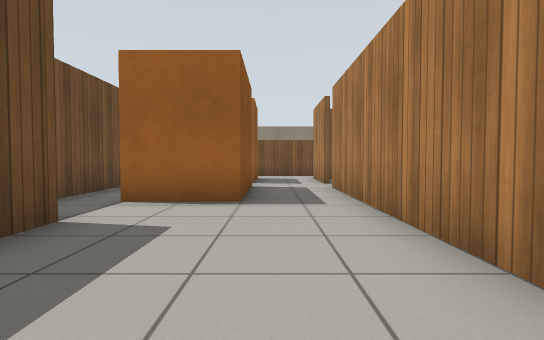
View 1 (above)

22 first-person views from a walk through a robot-simulator world made for Gazebo. The camera is 0.72 m above the floor, tilts 2° down and sees 80° across. The floor is counted in squares, 1 m on a side. Each view is taken from the middle of a square. On the plan, view 1 faces up. The plan holds only what a view shows up to about 10 squares ahead; the rest is blank. Gazebo's built-in surfaces are drawn with simple patterns.

View 2
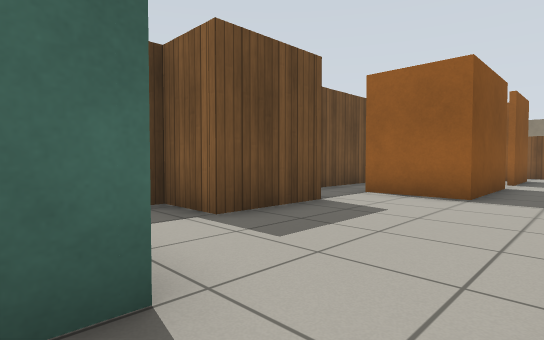

View 3
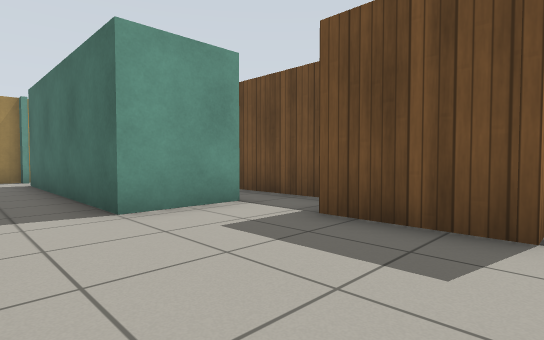

View 4
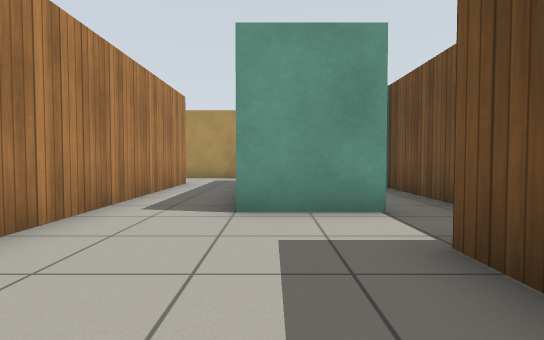

View 5
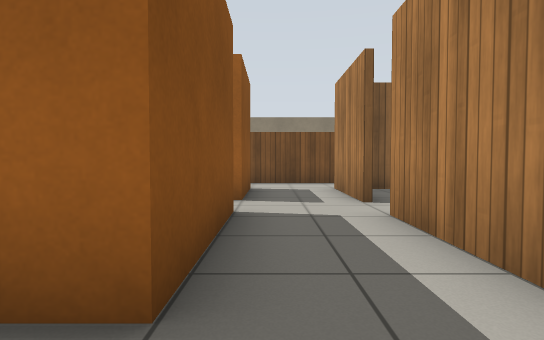

View 6
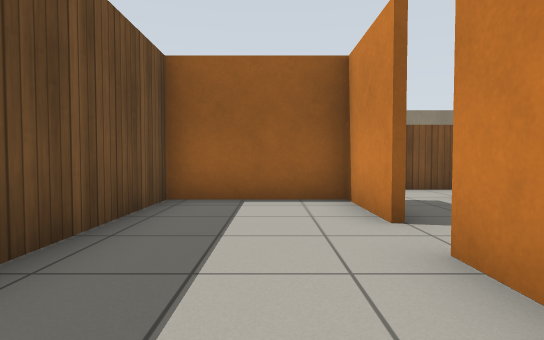

View 7
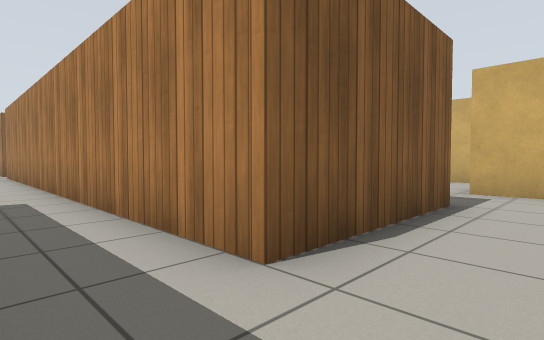

View 8
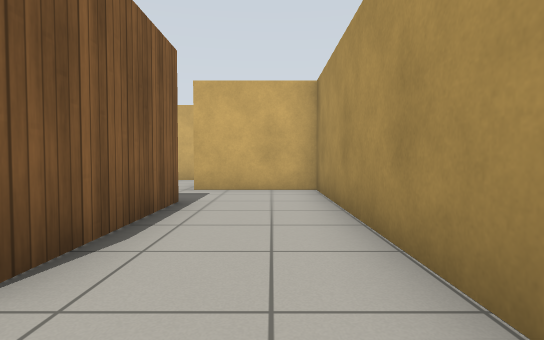

View 9
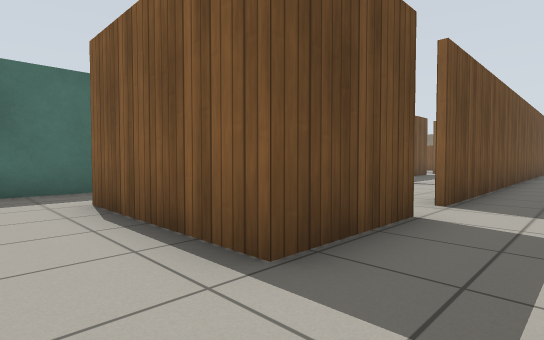

View 10
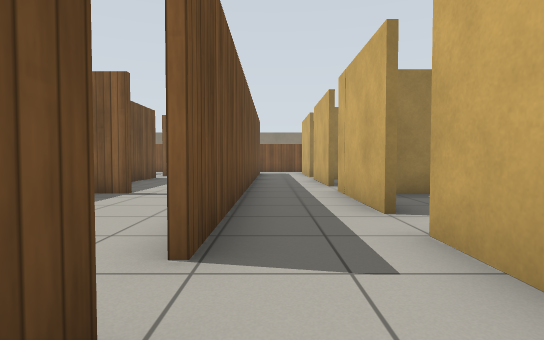

View 11
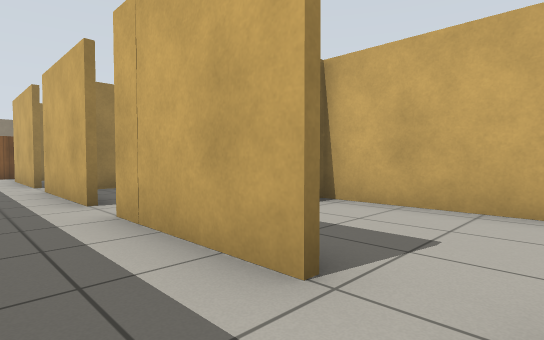

View 12
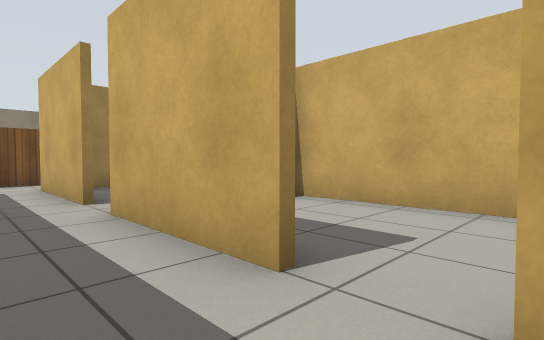

View 13
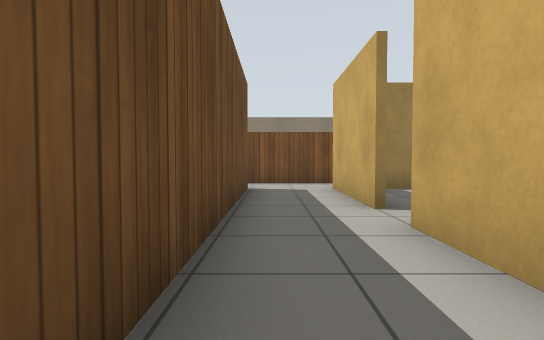

View 14
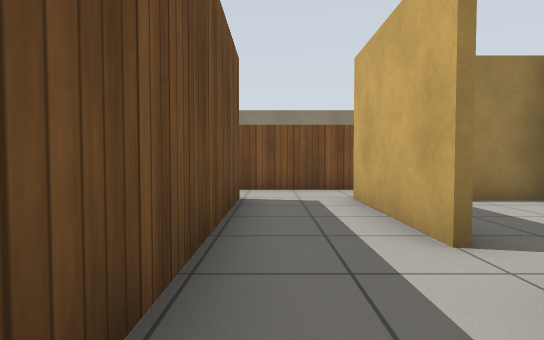

View 15
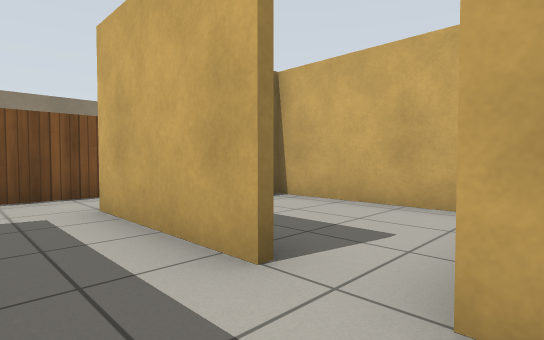

View 16
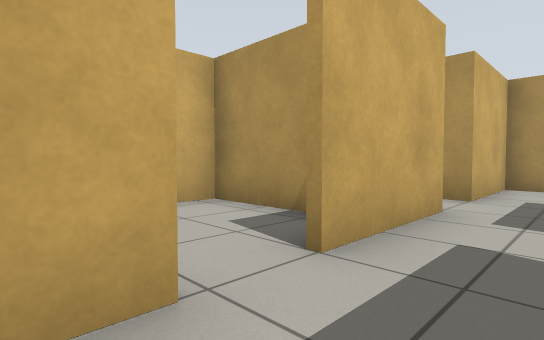

View 17
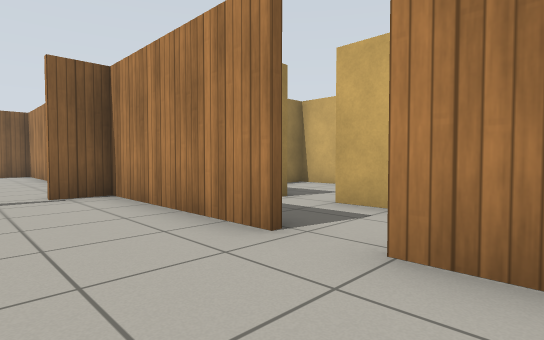

View 18
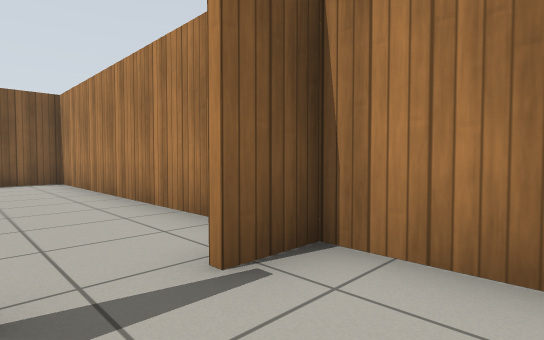

View 19
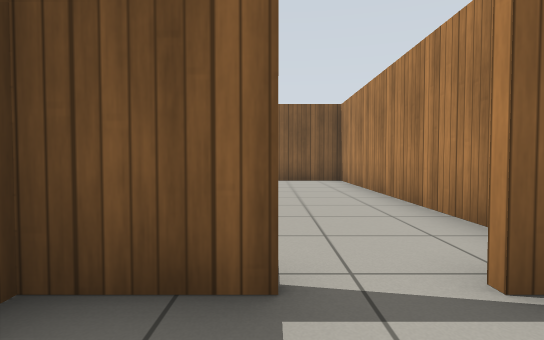

View 20
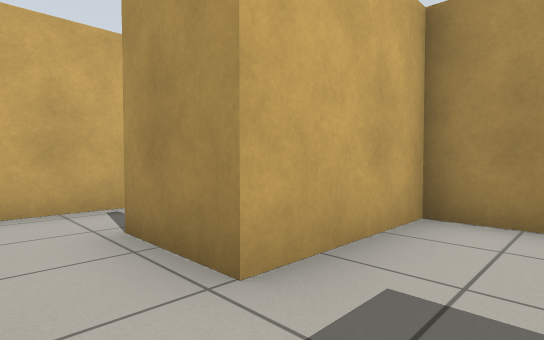

View 21
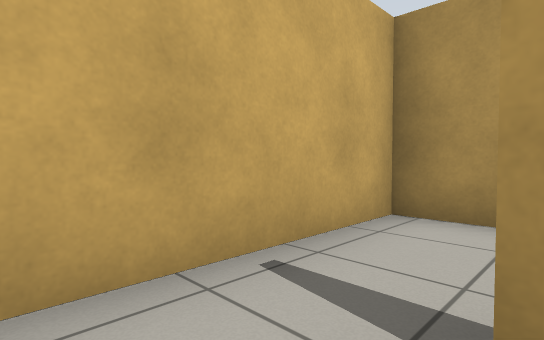

View 22
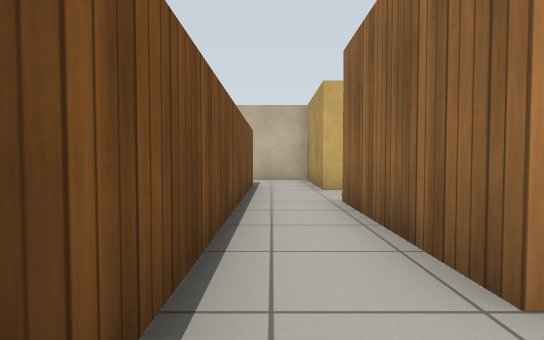

### Floor plan
Ten units are one square. View 1 is at (0, 0); x grows to the right and y downward. Boxes are objects, and circles mark ways between rooms. Rooms are numbered by the first view taken in them; rooms with no view inside come last. Other rooms are left out.
<svg viewBox="-43 -140 157 225">
<path fill="none" stroke="#000" d="M-24 -38 -24 -14M-26 3 -5 3 -5 65M-5 -85 -5 -54 -26 -54M15 -92 15 -118M54 54 15 54 15 -81M-5 -119 -5 -95M-9 80 75 80 75 52M16 -135 -6 -135M-7 -75 -7 -85M-7 -95 -7 -117 -38 -117 -38 -55M54 29 54 54M75 39 75 25M75 -85 75 -118 101 -118M75 -44 75 -75M15 -118 54 -118 54 17M87 -135 16 -135M75 -1 75 -33M75 25 75 10M53 17 53 -27 41 -27M53 39 53 29M31 -27 16 -27M75 52 93 52M96 80 109 80 109 25M53 -43 53 -117 24 -117M93 -27 85 -27M86 24 109 24M109 25 109 -27 101 -27M109 -83 109 -117 85 -117M90 -72 84 -72M109 -36 109 -73M-24 -14 -38 -14 -38 40"/>
<circle cx="-10" cy="-90" r="3" fill="#2a7"/>
<circle cx="-20" cy="-40" r="3" fill="#2a7"/>
<circle cx="65" cy="50" r="3" fill="#2a7"/>
<circle cx="20" cy="-130" r="3" fill="#2a7"/>
<circle cx="20" cy="-90" r="3" fill="#2a7"/>
<circle cx="-30" cy="-10" r="3" fill="#2a7"/>
<circle cx="65" cy="30" r="3" fill="#2a7"/>
<circle cx="85" cy="40" r="3" fill="#2a7"/>
<circle cx="50" cy="20" r="3" fill="#2a7"/>
<circle cx="80" cy="5" r="3" fill="#2a7"/>
<circle cx="80" cy="-80" r="3" fill="#2a7"/>
<circle cx="80" cy="-40" r="3" fill="#2a7"/>
<circle cx="30" cy="-30" r="3" fill="#2a7"/>
<circle cx="40" cy="-30" r="3" fill="#2a7"/>
<text x="10" y="-20">1</text>
<text x="-30" y="-80">2</text>
<text x="60" y="40">3</text>
<text x="60" y="-70">4</text>
<text x="40" y="10">5</text>
<text x="100" y="50">6</text>
<text x="30" y="-80">7</text>
<text x="90" y="-10">8</text>
<text x="90" y="-100">9</text>
<text x="90" y="-50">10</text>
<text x="-30" y="10">11</text>
</svg>
Room 1 opens to room 2. Room 1 opens to room 3. Room 1 opens to room 4. Room 1 opens to room 7. Room 1 opens to room 11. Room 3 opens to room 4. Room 3 opens to room 6. Room 4 opens to room 5. Room 4 opens to room 8. Room 4 opens to room 9. Room 4 opens to room 10. Room 5 opens to room 7.

Where each view was taken, in squares from view 1:
view 1: 0 up, 0 right, facing up
view 2: 1 down, 1 right, facing up-left
view 3: 4 up, 1 right, facing down-left
view 4: 4 up, 1 left, facing down
view 5: 4 up, 0 right, facing up
view 6: 6 up, 2 left, facing up
view 7: 7 down, 0 right, facing up-right
view 8: 7 down, 0 right, facing right
view 9: 7 down, 7 right, facing up-left
view 10: 4 down, 6 right, facing up
view 11: 1 down, 6 right, facing up-right
view 12: 3 up, 6 right, facing up-right
view 13: 4 up, 6 right, facing up
view 14: 6 up, 6 right, facing up
view 15: 7 up, 6 right, facing up-right
view 16: 1 up, 6 right, facing down-right
view 17: 4 down, 3 right, facing up-right
view 18: 1 up, 3 right, facing up-right
view 19: 1 up, 3 right, facing up
view 20: 4 down, 6 right, facing down-right
view 21: 4 down, 9 right, facing down-right
view 22: 13 up, 0 right, facing right
